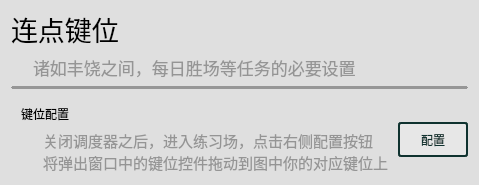
                     <widget class="QWidget" name="widget_94" native="true">
                      <property name="styleSheet">
                       <string notr="true">QWidget {
                background-color: #dfdfdf;  /* 背景颜色 */
				border-radius:10px;
            }
/* 调整勾选框的大小 */
QCheckBox::indicator {
	width: 20px;      /* 勾选框宽度 */
	height: 20px;     /* 勾选框高度 */
	outline:none;
border:none;
}

/* 可选：设置勾选框不同状态的样式 */
QCheckBox::indicator:unchecked {
	border: 2px solid #0f322f;
	border-radius: 3px;
}
QCheckBox::indicator:checked {
	background-color:#39C5BB;
	border: 2px solid #0f322f;
	border-radius: 3px;
	
}

/* 禁用状态 */
QCheckBox::indicator:disabled {
	background-color: #f0f0f0;
	border-color: #cccccc;
}
/* 1. 未选中（默认）状态的下边框 */
QLineEdit {
                /* 清除默认边框，只保留下边框 */
                border: none;
                border-bottom: 3px solid #969696;  /* 灰色下边框 */
                padding: 5px 0;  /* 上下下内边距，避免文字紧贴紧贴边框 */
				border-radius:0px;
                background: transparent;  /* 背景透明，只显示下边框 */
            }
            
            /* 2. 选中（获得焦点点）状态的下边框 */
QLineEdit:focus {
                border-bottom: 4px solid #39C5BB;  /* 蓝色下边框（突出显示） */
                outline: none;  /* 去除系统默认的聚焦外边框 */
            }
            
            /* 3. 鼠标略过（悬停）状态的下边框 */
QLineEdit:hover {
                border-bottom: 4px solid #39C5BB;  /* 深灰色下边框（中间状态） */
            }
/* QComboBox 样式 */
QComboBox {
    border: 2px solid #0f322f;  /* 边框颜色与CheckBox保持一致 */
    border-radius: 3px;
    padding: 5px 0px 5px 10px;  /* 右侧预留空间给自定义箭头 */
    background-color: #e7e7e7;
    min-height: 20px;
}

/* 隐藏QComboBox默认下拉按钮 */
QComboBox::drop-down {
    border: none;  /* 去除默认按钮边框 */

}

/* 自定义下拉箭头（使用三角形字符模拟） */
QComboBox::down-arrow {
    image: none;  /* 去除默认箭头 */
}

QComboBox::down-arrow:on {
    image: none;  /* 下拉状态也不显示默认箭头 */
}

/* 下拉列表样式 */
QComboBox QAbstractItemView {
    border: 2px solid #b5b5b5;
    border-radius: 3px;
    background-color: #e7e7e7;
    padding: 5px;
    selection-background-color: #39C5BB;  /* 选中项背景色 */
    selection-color: #000000;
}

/* 悬停和选中状态 */
QComboBox:hover {
    border-color: #39C5BB;
}

QComboBox:focus {
    border-color: #39C5BB;
    outline: none;
}

/* QSpinBox 样式 */
QSpinBox {
    border: 2px solid #0f322f;
    border-radius: 3px;
    padding: 5px 10px 5px 10px;  /* 右侧预留空间给自定义按钮 */
    background-color: #e7e7e7;
    min-height: 20px;
}

/* 隐藏QSpinBox默认上下按钮 */
QSpinBox::up-button, QSpinBox::down-button {
    border: none;
    width: 0;  /* 隐藏默认按钮 */
    height: 0;
}



/* 悬停和选中状态 */
QSpinBox:hover {
    border-color: #39C5BB;
}

QSpinBox:focus {
    border-color: #39C5BB;
    outline: none;
}

/* 解决QSpinBox编辑区域与整体样式冲突 */
QSpinBox::edit-focus {
    background-color: transparent;
    border: none;
    outline: none;
}

QPushButton{
min-height: 26px;
border: 2px solid #0f322f;  /* 2px宽的深灰色实线边框 */
background-color: #e7e7e7;
border-radius:3px;
outline:none;
color:#0f322f;
padding-top:2px;
padding-bottom:2px;
}
QPushButton::hover {
border: 2px solid #39C5BB;  /* 2px宽的深灰色实线边框 */
outline:none;
color:#39C5BB;
}
</string>
                      </property>
                      <layout class="QVBoxLayout" name="verticalLayout_173">
                       <property name="spacing">
                        <number>6</number>
                       </property>
                       <property name="topMargin">
                        <number>9</number>
                       </property>
                       <item>
                        <widget class="QLabel" name="label_227">
                         <property name="styleSheet">
                          <string notr="true">font-size:20pt;
border:none;</string>
                         </property>
                         <property name="text">
                          <string>连点键位</string>
                         </property>
                        </widget>
                       </item>
                       <item>
                        <widget class="QLabel" name="label_230">
                         <property name="styleSheet">
                          <string notr="true">font-size:13pt;
color:#959595;
margin-left:18px;</string>
                         </property>
                         <property name="text">
                          <string>诸如丰饶之间，每日胜场等任务的必要设置</string>
                         </property>
                        </widget>
                       </item>
                       <item>
                        <widget class="QFrame" name="frame_9">
                         <property name="styleSheet">
                          <string notr="true">QWidget QFrame{
border:2px solid #969696;
border-radius:1px;
            }</string>
                         </property>
                         <property name="frameShape">
                          <enum>QFrame::Shape::HLine</enum>
                         </property>
                         <property name="frameShadow">
                          <enum>QFrame::Shadow::Raised</enum>
                         </property>
                        </widget>
                       </item>
                       <item>
                        <layout class="QGridLayout" name="gridLayout_12" rowstretch="0" columnstretch="5,0">
                         <property name="leftMargin">
                          <number>10</number>
                         </property>
                         <property name="topMargin">
                          <number>10</number>
                         </property>
                         <property name="rightMargin">
                          <number>0</number>
                         </property>
                         <property name="bottomMargin">
                          <number>0</number>
                         </property>
                         <property name="verticalSpacing">
                          <number>0</number>
                         </property>
                         <item row="0" column="0">
                          <widget class="QWidget" name="widget_17" native="true">
                           <layout class="QVBoxLayout" name="verticalLayout_174">
                            <property name="spacing">
                             <number>6</number>
                            </property>
                            <property name="leftMargin">
                             <number>0</number>
                            </property>
                            <property name="topMargin">
                             <number>0</number>
                            </property>
                            <property name="rightMargin">
                             <number>0</number>
                            </property>
                            <property name="bottomMargin">
                             <number>0</number>
                            </property>
                            <item>
                             <widget class="QLabel" name="label_228">
                              <property name="toolTip">
                               <string>  - DxCam
    速度快，但是模拟器窗口必须在屏幕边界内，不能最小化或被遮挡
  - MuMu
    使用MuMu模拟器的接口截图，模拟器可以最小化/被遮挡
  - LD
    使用雷电模拟器的接口截图，模拟器可以最小化/被遮挡</string>
                              </property>
                              <property name="text">
                               <string>键位配置</string>
                              </property>
                             </widget>
                            </item>
                            <item>
                             <widget class="QLabel" name="label_229">
                              <property name="styleSheet">
                               <string notr="true">font-size:11pt;
color:#959595;
margin-left:18px;</string>
                              </property>
                              <property name="text">
                               <string>关闭调度器之后，进入练习场，点击右侧配置按钮
将弹出窗口中的键位控件拖动到图中你的对应键位上</string>
                              </property>
                              <property name="textFormat">
                               <enum>Qt::TextFormat::AutoText</enum>
                              </property>
                              <property name="wordWrap">
                               <bool>true</bool>
                              </property>
                             </widget>
                            </item>
                           </layout>
                          </widget>
                         </item>
                         <item row="0" column="1">
                          <widget class="QPushButton" name="key_map_configuration_button">
                           <property name="minimumSize">
                            <size>
                             <width>70</width>
                             <height>34</height>
                            </size>
                           </property>
                           <property name="maximumSize">
                            <size>
                             <width>16777215</width>
                             <height>35</height>
                            </size>
                           </property>
                           <property name="focusPolicy">
                            <enum>Qt::FocusPolicy::ClickFocus</enum>
                           </property>
                           <property name="styleSheet">
                            <string notr="true"/>
                           </property>
                           <property name="text">
                            <string>配置</string>
                           </property>
                          </widget>
                         </item>
                        </layout>
                       </item>
                      </layout>
                     </widget>
